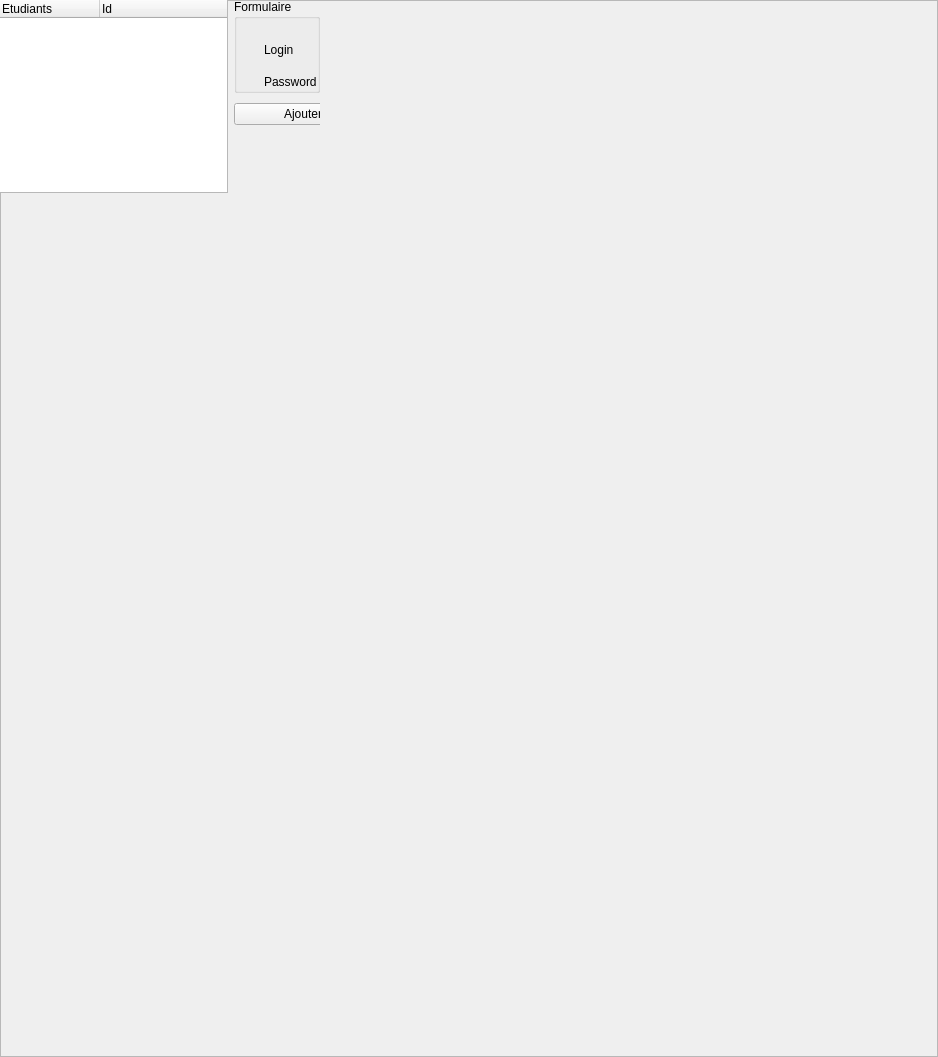
<?xml version="1.0" encoding="UTF-8"?>
<ui version="4.0">
 <class>UserFrame</class>
 <widget class="QFrame" name="UserFrame">
  <property name="geometry">
   <rect>
    <x>0</x>
    <y>0</y>
    <width>938</width>
    <height>1057</height>
   </rect>
  </property>
  <property name="windowTitle">
   <string>Frame</string>
  </property>
  <property name="frameShape">
   <enum>QFrame::StyledPanel</enum>
  </property>
  <property name="frameShadow">
   <enum>QFrame::Raised</enum>
  </property>
  <widget class="QWidget" name="horizontalLayoutWidget_2">
   <property name="geometry">
    <rect>
     <x>-1</x>
     <y>-1</y>
     <width>321</width>
     <height>194</height>
    </rect>
   </property>
   <layout class="QGridLayout" name="mainLayout">
    <item row="0" column="0">
     <widget class="QTreeWidget" name="studentTree">
      <column>
       <property name="text">
        <string>Etudiants</string>
       </property>
      </column>
      <column>
       <property name="text">
        <string>Id</string>
       </property>
      </column>
     </widget>
    </item>
    <item row="0" column="1">
     <layout class="QGridLayout" name="userLayout">
      <item row="0" column="0">
       <widget class="QGroupBox" name="formW">
        <property name="title">
         <string>Formulaire</string>
        </property>
        <widget class="QWidget" name="gridLayoutWidget_2">
         <property name="geometry">
          <rect>
           <x>30</x>
           <y>10</y>
           <width>557</width>
           <height>578</height>
          </rect>
         </property>
         <layout class="QHBoxLayout" name="formLayout">
          <item>
           <layout class="QFormLayout" name="leftLayout">
            <property name="fieldGrowthPolicy">
             <enum>QFormLayout::ExpandingFieldsGrow</enum>
            </property>
            <property name="horizontalSpacing">
             <number>4</number>
            </property>
            <property name="verticalSpacing">
             <number>10</number>
            </property>
            <item row="1" column="0">
             <widget class="QLabel" name="label">
              <property name="text">
               <string>Login</string>
              </property>
             </widget>
            </item>
            <item row="1" column="1">
             <widget class="QLineEdit" name="loginTxt"/>
            </item>
            <item row="2" column="0">
             <widget class="QLabel" name="label_12">
              <property name="text">
               <string>Password</string>
              </property>
             </widget>
            </item>
            <item row="2" column="1">
             <widget class="QLineEdit" name="passTxt"/>
            </item>
            <item row="3" column="1">
             <widget class="QCalendarWidget" name="date"/>
            </item>
            <item row="4" column="0">
             <widget class="QLabel" name="label_2">
              <property name="text">
               <string>Nom</string>
              </property>
             </widget>
            </item>
            <item row="4" column="1">
             <widget class="QLineEdit" name="nomTxt"/>
            </item>
            <item row="5" column="0">
             <widget class="QLabel" name="label_3">
              <property name="text">
               <string>Prenom</string>
              </property>
             </widget>
            </item>
            <item row="5" column="1">
             <widget class="QLineEdit" name="prenomTxt"/>
            </item>
            <item row="6" column="0">
             <widget class="QLabel" name="label_4">
              <property name="text">
               <string>Telephone 1</string>
              </property>
             </widget>
            </item>
            <item row="6" column="1">
             <widget class="QLineEdit" name="phoneTxt"/>
            </item>
            <item row="7" column="0">
             <widget class="QLabel" name="label_6">
              <property name="text">
               <string>Telephone 2</string>
              </property>
             </widget>
            </item>
            <item row="7" column="1">
             <widget class="QLineEdit" name="phonebisTxt"/>
            </item>
            <item row="8" column="0">
             <widget class="QLabel" name="label_7">
              <property name="text">
               <string>Adresse</string>
              </property>
             </widget>
            </item>
            <item row="8" column="1">
             <widget class="QLineEdit" name="addrTxt"/>
            </item>
            <item row="9" column="0">
             <widget class="QLabel" name="label_10">
              <property name="text">
               <string>Code Postal</string>
              </property>
             </widget>
            </item>
            <item row="9" column="1">
             <widget class="QLineEdit" name="codeTxt"/>
            </item>
            <item row="10" column="0">
             <widget class="QLabel" name="label_9">
              <property name="text">
               <string>Ville</string>
              </property>
             </widget>
            </item>
            <item row="10" column="1">
             <widget class="QLineEdit" name="villeTxt"/>
            </item>
            <item row="11" column="0">
             <widget class="QLabel" name="label_8">
              <property name="text">
               <string>Pays</string>
              </property>
             </widget>
            </item>
            <item row="11" column="1">
             <widget class="QLineEdit" name="paysTxt"/>
            </item>
            <item row="12" column="0">
             <widget class="QLabel" name="label_11">
              <property name="text">
               <string>Langue</string>
              </property>
             </widget>
            </item>
            <item row="12" column="1">
             <widget class="QLineEdit" name="languageTxt"/>
            </item>
            <item row="0" column="1">
             <widget class="QCheckBox" name="activeBox">
              <property name="text">
               <string>Active</string>
              </property>
             </widget>
            </item>
           </layout>
          </item>
          <item>
           <layout class="QFormLayout" name="rightLayout">
            <property name="fieldGrowthPolicy">
             <enum>QFormLayout::ExpandingFieldsGrow</enum>
            </property>
            <property name="horizontalSpacing">
             <number>3</number>
            </property>
            <property name="verticalSpacing">
             <number>10</number>
            </property>
            <item row="2" column="1">
             <widget class="QGraphicsView" name="graphicsView"/>
            </item>
            <item row="0" column="1">
             <widget class="QLineEdit" name="classTxt"/>
            </item>
            <item row="0" column="0">
             <widget class="QLabel" name="label_5">
              <property name="text">
               <string>Classe</string>
              </property>
             </widget>
            </item>
            <item row="3" column="1">
             <widget class="QLineEdit" name="lineEdit_7"/>
            </item>
           </layout>
          </item>
         </layout>
        </widget>
       </widget>
      </item>
      <item row="1" column="0">
       <widget class="QFrame" name="menuW">
        <widget class="QWidget" name="horizontalLayoutWidget">
         <property name="geometry">
          <rect>
           <x>0</x>
           <y>0</y>
           <width>571</width>
           <height>31</height>
          </rect>
         </property>
         <layout class="QHBoxLayout" name="menuLayout">
          <item>
           <widget class="QPushButton" name="AddButton">
            <property name="text">
             <string>Ajouter</string>
            </property>
           </widget>
          </item>
          <item>
           <widget class="QPushButton" name="SaveButton">
            <property name="text">
             <string>Sauvgarder</string>
            </property>
           </widget>
          </item>
          <item>
           <widget class="QPushButton" name="CancelButton">
            <property name="text">
             <string>Annuler</string>
            </property>
           </widget>
          </item>
          <item>
           <widget class="QPushButton" name="DelButton">
            <property name="text">
             <string>Supprimer</string>
            </property>
           </widget>
          </item>
         </layout>
        </widget>
       </widget>
      </item>
     </layout>
    </item>
   </layout>
  </widget>
 </widget>
 <resources/>
 <connections/>
</ui>
